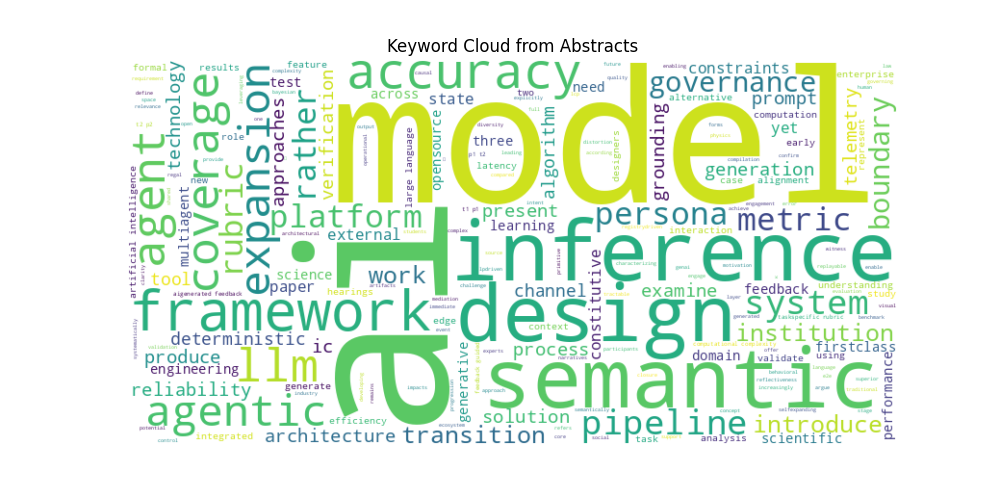

The script that saved this image:
import os
import glob
from lxml import etree
from wordcloud import WordCloud
import matplotlib.pyplot as plt
import nltk
from nltk.corpus import stopwords
import string

# Descargar stopwords si no lo has hecho
nltk.download('stopwords')

# Carpeta con los XML
TEI_FOLDER = "tei"

# Recoger todos los abstracts
abstract_texts = []

for file in glob.glob(os.path.join(TEI_FOLDER, "*.xml")):
    tree = etree.parse(file)
    root = tree.getroot()
    ns = {"tei": "http://www.tei-c.org/ns/1.0"}

    abstract = root.xpath("//tei:abstract//text()", namespaces=ns)
    abstract_text = " ".join(abstract)
    abstract_texts.append(abstract_text)

# Concatenar todos los abstracts
full_text = " ".join(abstract_texts)

# Limpiar texto
full_text = full_text.lower()
translator = str.maketrans('', '', string.punctuation)
full_text = full_text.translate(translator)

# Eliminar stopwords
stop_words = set(stopwords.words('english'))
words = [w for w in full_text.split() if w not in stop_words]
clean_text = " ".join(words)

# Crear la nube
wc = WordCloud(width=800, height=400, background_color="white").generate(clean_text)

# Mostrar y guardar
plt.figure(figsize=(10,5))
plt.imshow(wc, interpolation='bilinear')
plt.axis('off')
plt.title("Keyword Cloud from Abstracts")
plt.savefig("resultados/keyword_cloud.png")
plt.show()
